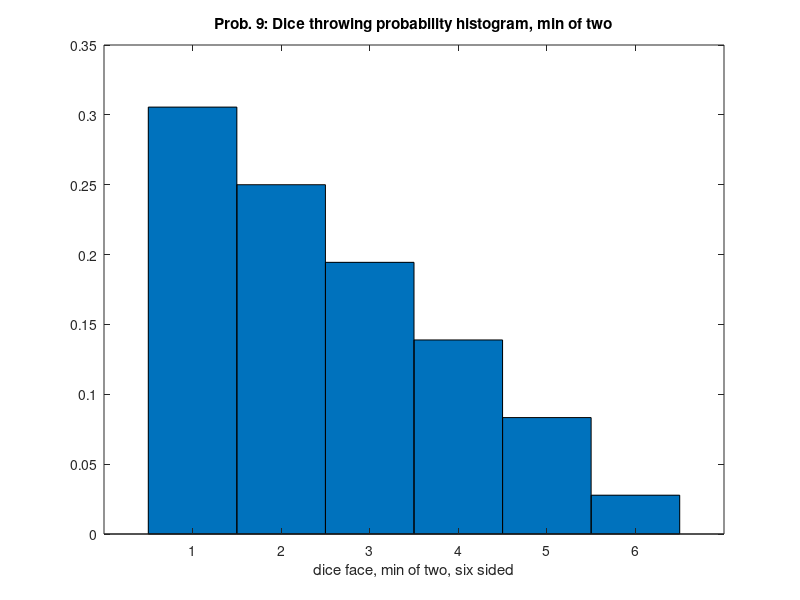
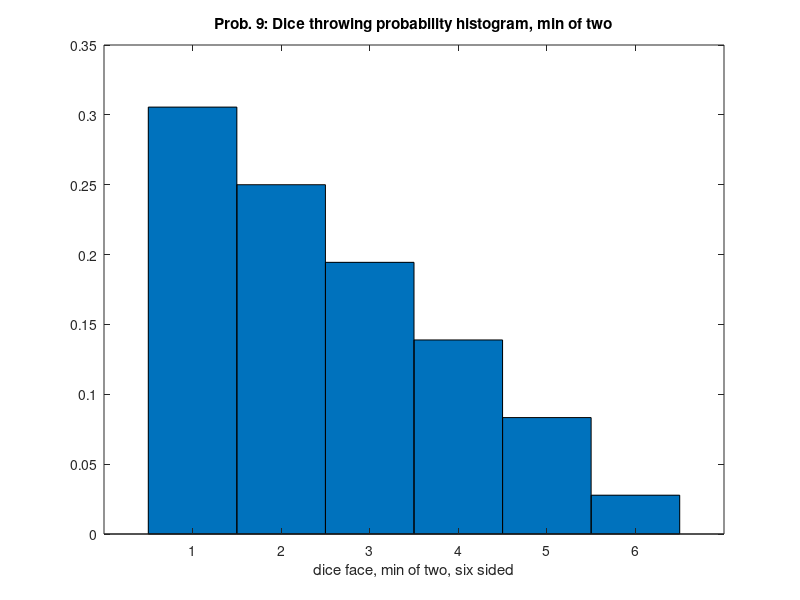

These charts were generated, in order, by the following MATLAB code:
% Problem 9: throw two dice. r.v. X is min of dice face
Px = @(x) (13 - 2*x)/36;
fprintf('(a) p.m.f.: P(X=x) = (13 - 2*x)/36\n');
X = 1:6;
P = arrayfun(Px, X);
assert(sum(P) == 1)
fprintf('(b) See plot\n');
bar(X, P, 1);
title('Prob. 9: Dice throwing probability histogram, min of two');
xlabel('dice face, min of two, six sided');
ux = X * P';
sx2 = arrayfun(@(x) x^2, X) * P';
varx = sx2 - ux^2;
varx_ = arrayfun(@(x) (x - ux)^2, X) * P'; % alternative way to calculate varx
assert(abs(varx - varx_)/varx_ < .001)
fprintf('(c) ux: %f (i.e. 301/36), varx: %f (i.e. 2555/1296)\n', ux, varx);
if (exist('OCTAVE_VERSION', 'builtin'))
	print -dpng 9.png; print -dsvg 9.svg;
end
